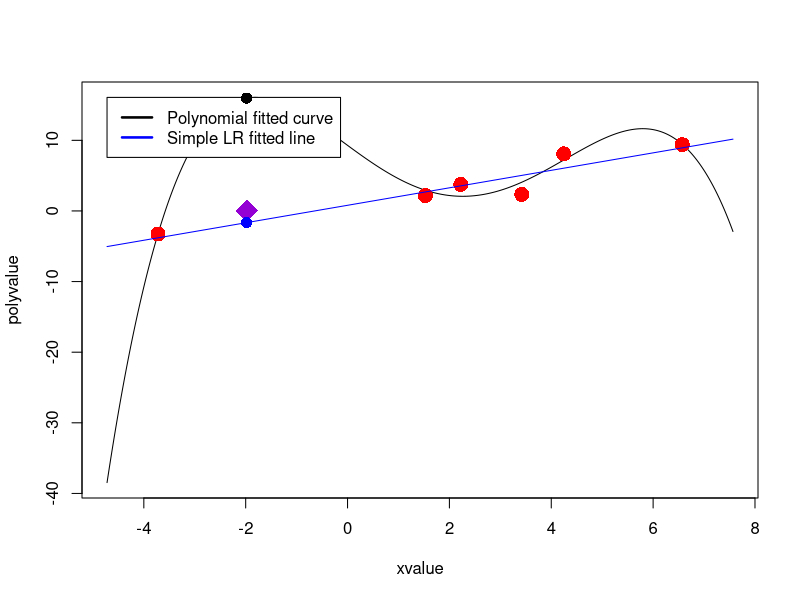

Generate this figure with R:
# We intentionally overfit a data set generated from a simple linear regression 
# by using a polynomial regression model.

# Sample size. Change to n = 5 to get an exact fit.
n = 6

# Predictor
X = rnorm(n,0,5)

# Variance of the noise
sig = 2

# Coefficient
beta = c(2,1)

# Response

Y = beta[1] + beta[2]*X + rnorm(n,0,sig)



# Fittting the data using 4th-order polynomial model with predictors X, X^2, X^3, X^4
X1 = X
X2 = X^2
X3 = X^3
X4 = X^4
polyfit = lm(Y~X1+X2+X3+X4)

polybeta = polyfit$coefficients

# Plot the graph of the 4-th order polynomial regression function 
# Y = betahat[1] + betahat[2]*X + betahat[3]*X^2 + betahat[4]*X^3 + betahat[5]*X^4
xvalue = seq(min(X)-1,max(X)+1,0.01) # the range of X for plotting
polyvalue = polybeta[1] + polybeta[2]*xvalue + polybeta[3]* xvalue^2 + polybeta[4]*xvalue^3 + polybeta[5]*xvalue^4
plot(xvalue,polyvalue,type = 'l') # graph of the 4-th order polynomial 
points(X,Y,col='red',pch = 16,cex = 2) # data points


# plot the fitted line of simple linear regression
regfit = lm(Y~X)
regbeta = regfit$coefficients
regvalue = regbeta[1] + regbeta[2]*xvalue
points(xvalue,regvalue,type = 'l',col= 'blue')
legend(min(X)-1,max(polyvalue),
       c('Polynomial fitted curve','Simple LR fitted line'),
       lty=c(1,1), lwd=c(2.5,2.5), col=c('black','blue') )

# Confidence interval of mean response at X = Xh. Here we consider the new value X = Xh between 
# minimum and maximum values of the predictor X in the data (to avoid extrapolation) where the 
# difference between the value of the polynomial fitted curve and  the simple LR line is largest      
diff = abs(polyvalue-regvalue)
mnid = which.min(abs(xvalue-min(X)))
mxid = which.min(abs(xvalue-max(X)))
Xh = xvalue[which.max(diff[mnid:mxid]) + mnid -1]
points(Xh,beta[1]+beta[2]*Xh, pch = 18,cex = 3, col = 'darkviolet')

# Confidence interval of mean response at X = Xh using simple linear regression
newX=data.frame(X=Xh)
regconf = predict.lm(regfit, newX, interval="confidence",level=0.95, se.fit=TRUE)
points(Xh,regconf$fit[1],pch=16,col='blue',cex = 1.5)

cat("\014") # clear the console
message('\nNew value of predictor: ', Xh)
message('\n\nSIMPLE LINEAR REGRESSION: \n','  True mean response: ', beta[1]+beta[2]*Xh, '\n',
        '  Estimated value: ', regconf$fit[1], '\n',
        '  Confidence interval: ','( ',regconf$fit[2],' , ',regconf$fit[3],' )\n',
        '  Multiple R squared: ',summary(regfit)$r.squared, '\n',
        '  Adjusted R Squared: ',summary(regfit)$adj.r.squared)



# Confidence interval of mean response at X = Xh using polynomial regression
newX=data.frame(X1=Xh,X2 = Xh^2,X3 = Xh^3,X4 = Xh^4)

polyconf = predict.lm(polyfit, newX, interval="confidence",level=0.95, se.fit=TRUE)
points(Xh,polyconf$fit[1],pch=16,col='black',cex = 1.5)
message('\n\nPOLYNOMIAL REGRESSION: \n','  True mean response: ', beta[1]+beta[2]*Xh, '\n',
        '  Estimated value: ', polyconf$fit[1], '\n',
        '  Confidence interval: ','( ',polyconf$fit[2],' , ',polyconf$fit[3],' )\n',
        '  Multiple R squared: ',summary(polyfit)$r.squared, '\n',
        '  Adjusted R Squared: ',summary(polyfit)$adj.r.squared,'\n\n')











